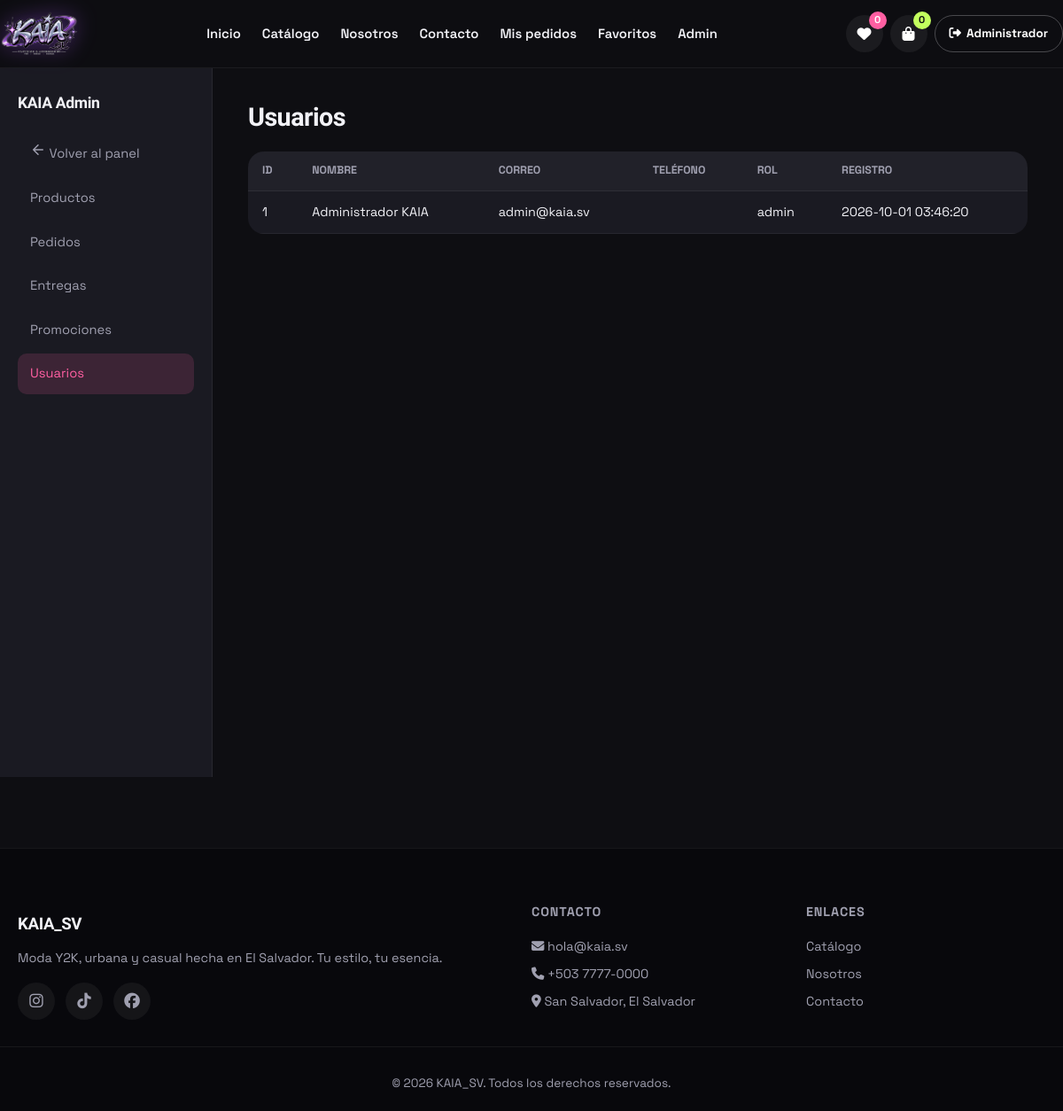
The app's page /admin/usuarios.php (signed in) with its own data.
### tables this page shows
CREATE TABLE usuarios (
    id INT AUTO_INCREMENT PRIMARY KEY,
    nombre VARCHAR(120) NOT NULL,
    correo VARCHAR(150) NOT NULL UNIQUE,
    telefono VARCHAR(30),
    password VARCHAR(255) NOT NULL,
    rol ENUM('cliente','admin') DEFAULT 'cliente',
    fecha_registro DATETIME DEFAULT CURRENT_TIMESTAMP
);

### config/conexion.php (called while the page is built, shortened)
<?php
function e($str) { return htmlspecialchars($str ?? '', ENT_QUOTES, 'UTF-8'); }

### admin/usuarios.php (the view, shortened to what this page needs)
<?php
require_once __DIR__ . '/../includes/auth.php';
$usuarios = $pdo->query("SELECT id, nombre, correo, telefono, rol, fecha_registro FROM usuarios ORDER BY id DESC")->fetchAll();
include __DIR__ . '/../includes/header.php';
?>
<div class="admin-layout">
  <aside class="admin-sidebar">
    <h2>KAIA Admin</h2>
    <a href="/kaia_sv/admin/index.php" class="back-link"><svg aria-hidden="true"><use href="/kaia_sv/assets/img/icons.svg#arrow-left"></use></svg> Volver al panel</a>
    <a href="/kaia_sv/admin/productos.php">Productos</a>
    <a href="/kaia_sv/admin/pedidos.php">Pedidos</a>
    <a href="/kaia_sv/admin/entregas.php">Entregas</a>
    <a href="/kaia_sv/admin/promociones.php">Promociones</a>
    <a href="/kaia_sv/admin/usuarios.php" class="active">Usuarios</a>
  </aside>
  <div class="admin-content">
    <h1>Usuarios</h1>
    <table class="admin-table">
      <thead><tr><th>ID</th><th>Nombre</th><th>Correo</th><th>Teléfono</th><th>Rol</th><th>Registro</th></tr></thead>
      <tbody>
        <?php foreach ($usuarios as $u): ?>
          <tr>
            <td><?= $u['id'] ?></td>
            <td><?= e($u['nombre']) ?></td>
            <td><?= e($u['correo']) ?></td>
            <td><?= e($u['telefono']) ?></td>
            <td><?= e($u['rol']) ?></td>
            <td><?= e($u['fecha_registro']) ?></td>
          </tr>
        <?php endforeach; ?>
      </tbody>
    </table>
  </div>
</div>
<?php include __DIR__ . '/../includes/footer.php'; ?>

### assets/css/style.css (style rules this page uses)
:root { --rosa: #ff5fa2; --morado: #a855f7; --azul: #5b8def; --lima: #c3ff5e; --negro: #0e0e12; --gris: #1a1a22; --blanco: #fff; --texto: #f2f2f7; --texto-suave: #a0a0b0; --grad: linear-gradient(135deg, #ff5fa2 0%, #a855f7 50%, #5b8def 100%); --radius: 18px; --shadow: 0 10px 30px rgba(168,85,247,.25); }
* { margin: 0; padding: 0; box-sizing: border-box; }
html { scroll-behavior: smooth; }
body { font-family: 'Space Grotesk', system-ui, sans-serif; background: var(--negro); color: var(--texto); line-height: 1.6; overflow-x: hidden; }
a { color: inherit; text-decoration: none; }
h1, h2, h3 { font-family: 'Archivo Black', sans-serif; letter-spacing: -0.02em; line-height: 1.05; }
.admin-layout { display: grid; grid-template-columns: 240px 1fr; min-height: 100vh; }
.admin-sidebar { background: var(--gris); padding: 30px 20px; border-right: 1px solid rgba(255,255,255,.06); }
.admin-sidebar h2 { font-size: 1.1rem; margin-bottom: 24px; }
.admin-sidebar a { display: block; padding: 11px 14px; border-radius: 10px; color: var(--texto-suave); margin-bottom: 4px; font-size: .92rem; transition: .2s; }
.admin-sidebar a:hover, .admin-sidebar a.active { background: rgba(255,95,162,.15); color: var(--rosa); }
.admin-content { padding: 40px; }
.admin-content h1 { font-size: 1.8rem; margin-bottom: 24px; }
.admin-table { width: 100%; border-collapse: collapse; background: var(--gris); border-radius: var(--radius); overflow: hidden; }
.admin-table th, .admin-table td { padding: 12px 16px; text-align: left; border-bottom: 1px solid rgba(255,255,255,.06); font-size: .9rem; }
.admin-table th { background: rgba(255,255,255,.03); font-size: .78rem; text-transform: uppercase; color: var(--texto-suave); }
.back-link { display: inline-flex; align-items: center; gap: 8px; margin-bottom: 16px; color: var(--texto-suave); font-size: .9rem; transition: color .2s, transform .2s; }
.back-link svg { width: 18px; height: 18px; }

### records on screen
usuarios: id "1", nombre "Administrador KAIA", correo "admin@kaia.sv", rol "admin", fecha_registro "2026-10-01 03:46:20"

### other values on screen
$wish_count "0"
$carrito_count "0"
explode(' ', $_SESSION['nombre'])[0] "Administrador"
